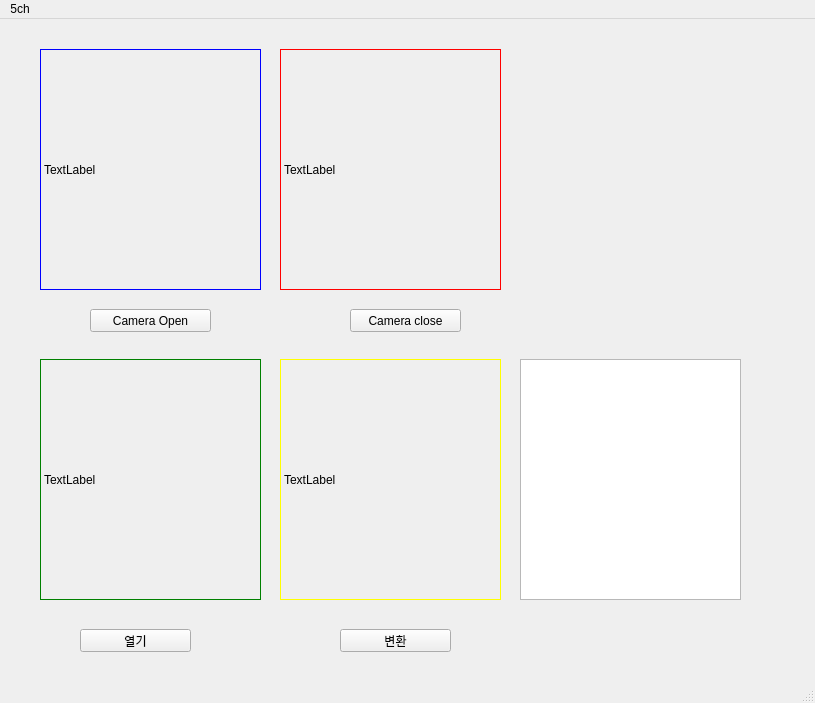
<?xml version="1.0" encoding="UTF-8"?>
<ui version="4.0">
 <class>MainWindow</class>
 <widget class="QMainWindow" name="MainWindow">
  <property name="geometry">
   <rect>
    <x>0</x>
    <y>0</y>
    <width>815</width>
    <height>703</height>
   </rect>
  </property>
  <property name="windowTitle">
   <string>MainWindow</string>
  </property>
  <widget class="QWidget" name="centralwidget">
   <widget class="QStackedWidget" name="stackedWidget">
    <property name="geometry">
     <rect>
      <x>10</x>
      <y>20</y>
      <width>801</width>
      <height>631</height>
     </rect>
    </property>
    <property name="currentIndex">
     <number>0</number>
    </property>
    <widget class="QWidget" name="page">
     <widget class="QLabel" name="graychange">
      <property name="geometry">
       <rect>
        <x>270</x>
        <y>320</y>
        <width>221</width>
        <height>241</height>
       </rect>
      </property>
      <property name="styleSheet">
       <string notr="true">border:1px solid yellow</string>
      </property>
      <property name="text">
       <string>TextLabel</string>
      </property>
     </widget>
     <widget class="QLabel" name="originvideo_2">
      <property name="geometry">
       <rect>
        <x>270</x>
        <y>10</y>
        <width>221</width>
        <height>241</height>
       </rect>
      </property>
      <property name="styleSheet">
       <string notr="true">border:1px solid red</string>
      </property>
      <property name="text">
       <string>TextLabel</string>
      </property>
     </widget>
     <widget class="QPushButton" name="pushbutton">
      <property name="geometry">
       <rect>
        <x>80</x>
        <y>270</y>
        <width>121</width>
        <height>23</height>
       </rect>
      </property>
      <property name="text">
       <string>Camera Open</string>
      </property>
     </widget>
     <widget class="QGraphicsView" name="graphicsView">
      <property name="geometry">
       <rect>
        <x>510</x>
        <y>320</y>
        <width>221</width>
        <height>241</height>
       </rect>
      </property>
     </widget>
     <widget class="QPushButton" name="pushbutton2">
      <property name="geometry">
       <rect>
        <x>340</x>
        <y>270</y>
        <width>111</width>
        <height>23</height>
       </rect>
      </property>
      <property name="text">
       <string>Camera close</string>
      </property>
     </widget>
     <widget class="QLabel" name="originvideo">
      <property name="geometry">
       <rect>
        <x>30</x>
        <y>10</y>
        <width>221</width>
        <height>241</height>
       </rect>
      </property>
      <property name="styleSheet">
       <string notr="true">border:1px solid blue</string>
      </property>
      <property name="text">
       <string>TextLabel</string>
      </property>
     </widget>
     <widget class="QWidget" name="verticalLayoutWidget">
      <property name="geometry">
       <rect>
        <x>510</x>
        <y>10</y>
        <width>221</width>
        <height>241</height>
       </rect>
      </property>
      <layout class="QVBoxLayout" name="vbox"/>
     </widget>
     <widget class="QLabel" name="imageshow">
      <property name="geometry">
       <rect>
        <x>30</x>
        <y>320</y>
        <width>221</width>
        <height>241</height>
       </rect>
      </property>
      <property name="styleSheet">
       <string notr="true">border:1px solid green</string>
      </property>
      <property name="text">
       <string>TextLabel</string>
      </property>
     </widget>
     <widget class="QPushButton" name="imageopen">
      <property name="geometry">
       <rect>
        <x>70</x>
        <y>590</y>
        <width>111</width>
        <height>23</height>
       </rect>
      </property>
      <property name="text">
       <string>열기</string>
      </property>
     </widget>
     <widget class="QPushButton" name="graychangebtn">
      <property name="geometry">
       <rect>
        <x>330</x>
        <y>590</y>
        <width>111</width>
        <height>23</height>
       </rect>
      </property>
      <property name="text">
       <string>변환</string>
      </property>
     </widget>
    </widget>
    <widget class="QWidget" name="page_5"/>
    <widget class="QWidget" name="page_2"/>
    <widget class="QWidget" name="page_3"/>
    <widget class="QWidget" name="page_4"/>
   </widget>
  </widget>
  <widget class="QMenuBar" name="menubar">
   <property name="geometry">
    <rect>
     <x>0</x>
     <y>0</y>
     <width>815</width>
     <height>27</height>
    </rect>
   </property>
   <widget class="QMenu" name="menu5_ch">
    <property name="title">
     <string>5ch</string>
    </property>
    <addaction name="action5_1"/>
    <addaction name="action_main"/>
    <addaction name="action_SSSS"/>
    <addaction name="action_RGB"/>
    <addaction name="action_BW"/>
   </widget>
   <addaction name="menu5_ch"/>
  </widget>
  <widget class="QStatusBar" name="statusbar"/>
  <action name="action5_1">
   <property name="text">
    <string>5-1</string>
   </property>
  </action>
  <action name="action_main">
   <property name="text">
    <string>메인으로</string>
   </property>
  </action>
  <action name="action_SSSS">
   <property name="text">
    <string>5-2 회전</string>
   </property>
  </action>
  <action name="action_RGB">
   <property name="text">
    <string>4번째 페이지</string>
   </property>
  </action>
  <action name="action_BW">
   <property name="text">
    <string>흑백 명암</string>
   </property>
  </action>
 </widget>
 <resources/>
 <connections>
  <connection>
   <sender>pushbutton</sender>
   <signal>clicked()</signal>
   <receiver>MainWindow</receiver>
   <slot>Camera_Open()</slot>
   <hints>
    <hint type="sourcelabel">
     <x>150</x>
     <y>328</y>
    </hint>
    <hint type="destinationlabel">
     <x>408</x>
     <y>351</y>
    </hint>
   </hints>
  </connection>
  <connection>
   <sender>pushbutton2</sender>
   <signal>clicked()</signal>
   <receiver>MainWindow</receiver>
   <slot>Camera_close()</slot>
   <hints>
    <hint type="sourcelabel">
     <x>405</x>
     <y>328</y>
    </hint>
    <hint type="destinationlabel">
     <x>408</x>
     <y>351</y>
    </hint>
   </hints>
  </connection>
  <connection>
   <sender>imageopen</sender>
   <signal>clicked()</signal>
   <receiver>MainWindow</receiver>
   <slot>display_image()</slot>
   <hints>
    <hint type="sourcelabel">
     <x>135</x>
     <y>648</y>
    </hint>
    <hint type="destinationlabel">
     <x>408</x>
     <y>351</y>
    </hint>
   </hints>
  </connection>
  <connection>
   <sender>graychangebtn</sender>
   <signal>clicked()</signal>
   <receiver>MainWindow</receiver>
   <slot>convert_to_gray()</slot>
   <hints>
    <hint type="sourcelabel">
     <x>395</x>
     <y>648</y>
    </hint>
    <hint type="destinationlabel">
     <x>408</x>
     <y>351</y>
    </hint>
   </hints>
  </connection>
 </connections>
 <slots>
  <slot>Camera_Open()</slot>
  <slot>Camera_close()</slot>
  <slot>display_image()</slot>
  <slot>convert_to_gray()</slot>
 </slots>
</ui>
